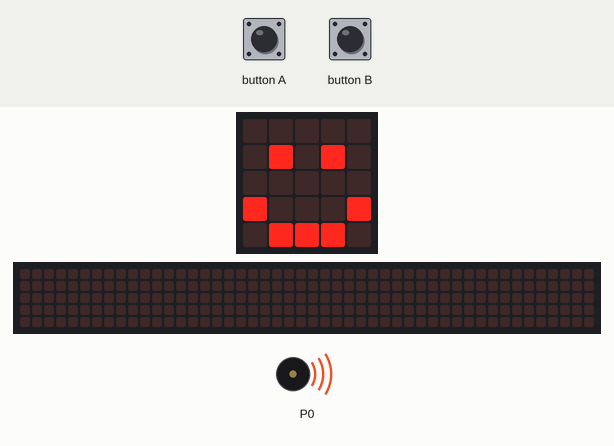
A program run on a simulated BBC micro:bit (MakeCode). Parts: the board's 5×5 LED display, a strip that is not on the board, showing the scrolling text unrolled, buzzer (waves = sounding). The inputs (shaded band) are chosen by the test bench. The 48×5 strip is a reading aid, not a part: it shows the text the display is scrolling, unrolled, one strip-width of it at a time.

Above: at 5.4 s.
5.5 s: button A pressed for 0.15 s
At 6.49 s:
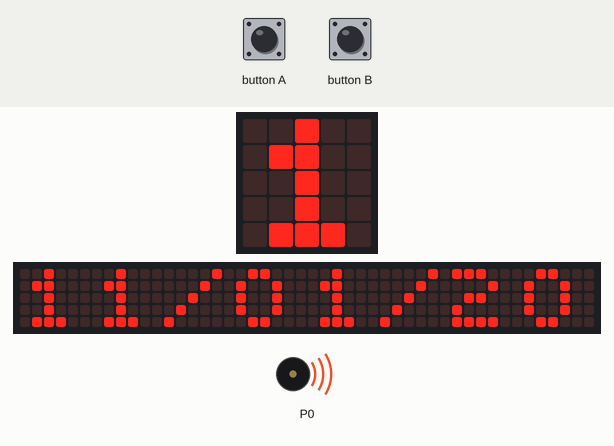
At 16.0 s:
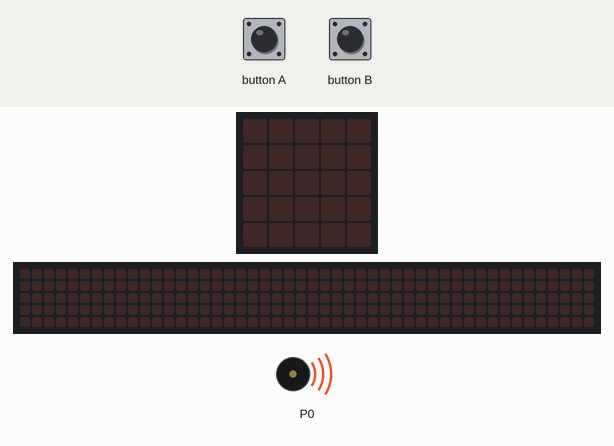
Timing chart, 0 to 17.6 s (numbered marks = the images above; inputs shaded):
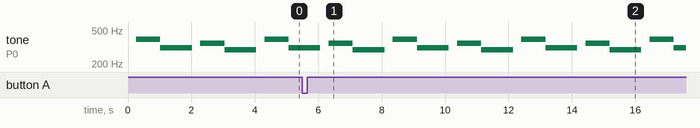

The program:

main.ts
```typescript
input.onButtonPressed(Button.A, function () {
    basic.showString("11/01/2023")
})
input.onButtonPressed(Button.B, function () {
    basic.showIcon(IconNames.Heart)
})
music.startMelody(music.builtInMelody(Melodies.Dadadadum), MelodyOptions.ForeverInBackground)
basic.showString("OLA")
basic.showIcon(IconNames.Happy)
basic.forever(function () {

})
```

test.ts
```typescript
// os teses vão aqui; isto não será compilado quando este pacote for usado como extensão.
```

Measured:
- after the input at 5.5 s, the display: first changes after 0.15 s (image 1 shows a later state)
- by itself, tone on P0: repeats every 4.1 s: 349 Hz 0.77 s, 294 Hz 1.0 s, silent 0.26 s, 392 Hz 0.77 s, 311 Hz 1.0 s, silent 0.26 s
